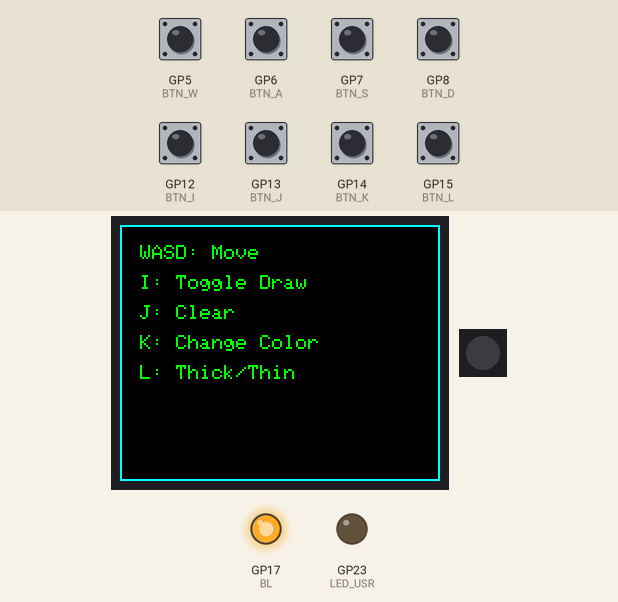
Simulated run of this program. Board: Raspberry Pi Pico. On the bench: 160×128 colour display, 1 RGB LEDs in strip order, left to right, output pins drawn as LEDs (lit = HIGH). Inputs (shaded band) come from the test bench; at power-on: GP5 (BTN_W), GP6 (BTN_A), GP7 (BTN_S), GP8 (BTN_D), GP12 (BTN_I), GP13 (BTN_J), GP14 (BTN_K), GP15 (BTN_L) HIGH. Dim RGB values are drawn brighter than linear; what the program prints to the serial monitor is not drawn.

Above: at 0.2 s.
At 3.4 s:
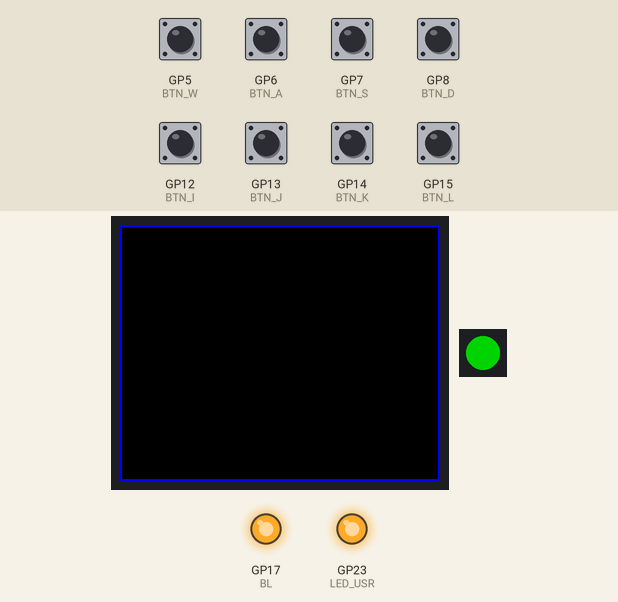
3.5 s: GP5 (BTN_W) pulled LOW for 0.15 s
5.1 s: GP12 (BTN_I) pulled LOW for 0.15 s
At 6.3 s:
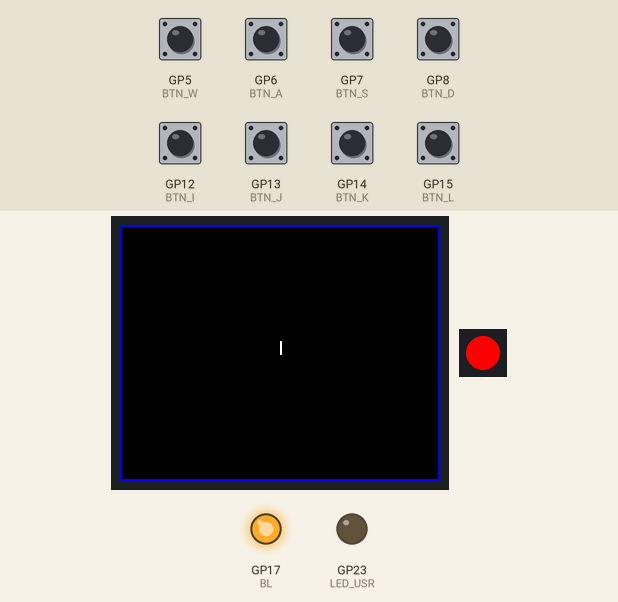
6.7 s: GP6 (BTN_A) pulled LOW for 1 s
9.2 s: GP13 (BTN_J) pulled LOW for 0.15 s
10.8 s: GP14 (BTN_K) pulled LOW for 0.15 s
12.4 s: GP15 (BTN_L) pulled LOW for 0.15 s
Timing chart, 0 to 15.0 s (numbered marks = the images above; inputs shaded):
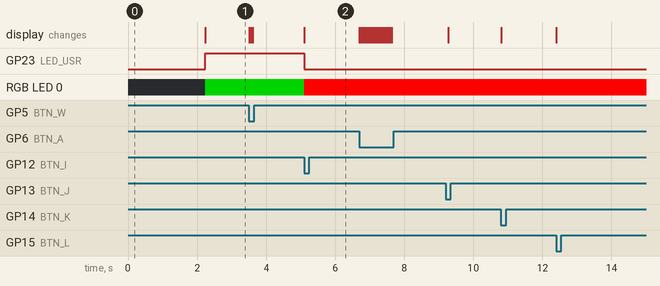

The program:

main.cpp
```cpp
/**
 * Etch-a-Sketch for Orpheus Pico with Screen Buffer
 */

#include <Adafruit_GFX.h>    // Core graphics library
#include <Adafruit_ST7735.h> // Hardware-specific library for ST7735
#include <Arduino.h>
#include <FastLED.h>

#define RST 26
#define TFT_CS 20
#define DC 22
#define MOSI 19
#define SCK 18
#define BL 17

#define BTN_W p5
#define BTN_A p6
#define BTN_S p7
#define BTN_D p8
#define BTN_I p12
#define BTN_J p13
#define BTN_K p14
#define BTN_L p15

#define BTN_USR p25
#define LED_USR p23
#define LED_PIXEL p24

// Drawing settings
#define BG_COLOR ST7735_BLACK
#define CURSOR_COLOR ST7735_RED
#define MOVE_SPEED 2 // Pixels to move per button press
#define NUM_COLORS 8
#define SCREEN_WIDTH 160
#define SCREEN_HEIGHT 128
#define CURSOR_SIZE 2 // 2x2 cursor

Adafruit_ST7735 tft = Adafruit_ST7735(TFT_CS, DC, MOSI, SCK, RST);
CRGB pixel[1];

// Screen buffer - stores what we've drawn
uint16_t screenBuffer[SCREEN_HEIGHT][SCREEN_WIDTH];

// Color arrays
uint16_t drawColors[] = {ST7735_WHITE,  ST7735_RED,   ST7735_GREEN,
                         ST7735_BLUE,   ST7735_CYAN,  ST7735_MAGENTA,
                         ST7735_YELLOW, ST7735_ORANGE};

const char *colorNames[] = {"WHITE", "RED",     "GREEN",  "BLUE",
                            "CYAN",  "MAGENTA", "YELLOW", "ORANGE"};

int currentColorIndex = 0;

// Cursor position
int cursorX = 80;
int cursorY = 64;

// Old cursor location
int oldX = 80;
int oldY = 64;

// Drawing state
bool isDrawing = true; // Start in drawing mode
bool bigDot = false;   // false = thin line, true = thick line

// Button debouncing
unsigned long lastMoveTime = 0;
unsigned long moveDelay = 50; // ms between moves

// Screen bounds (adjusted for rotation 3: landscape)
const int MIN_X = 2;
const int MAX_X = 158;
const int MIN_Y = 2;
const int MAX_Y = 126;

// Function declarations
void updateLEDStatus();
bool buttonPressed(PinName pin);
void drawToBuffer(int x, int y, uint16_t color);
void drawLineToBuffer(int x0, int y0, int x1, int y1, uint16_t color);
void clearBuffer();
void refreshScreen();
void drawCursor();
void eraseCursor();

void setup(void) {
  Serial.begin(9600);
  Serial.println(F("Etch-a-Sketch Starting!"));

  // Setup backlight
  pinMode(BL, OUTPUT);
  digitalWrite(BL, HIGH);

  // Setup buttons
  pinMode(BTN_W, INPUT_PULLUP);
  pinMode(BTN_A, INPUT_PULLUP);
  pinMode(BTN_S, INPUT_PULLUP);
  pinMode(BTN_D, INPUT_PULLUP);
  pinMode(BTN_I, INPUT_PULLUP);
  pinMode(BTN_J, INPUT_PULLUP);
  pinMode(BTN_K, INPUT_PULLUP);
  pinMode(BTN_L, INPUT_PULLUP);
  pinMode(BTN_USR, INPUT_PULLDOWN);

  pinMode(LED_USR, OUTPUT);

  // Setup RGB LED
  FastLED.addLeds<NEOPIXEL, LED_PIXEL>(pixel, 1);

  // Initialize display
  tft.initR(INITR_BLACKTAB);
  tft.setRotation(3); // Landscape mode

  // Clear screen and draw border
  tft.fillScreen(BG_COLOR);
  tft.drawRect(0, 0, 160, 128, ST7735_CYAN);

  // Show initial instructions briefly
  tft.setTextColor(ST7735_GREEN);
  tft.setTextSize(1);
  tft.setCursor(10, 10);
  tft.print("WASD: Move");
  tft.setCursor(10, 25);
  tft.print("I: Toggle Draw");
  tft.setCursor(10, 40);
  tft.print("J: Clear");
  tft.setCursor(10, 55);
  tft.print("K: Change Color");
  tft.setCursor(10, 70);
  tft.print("L: Thick/Thin");

  delay(2000);

  // Initialize buffer and screen
  clearBuffer();
  refreshScreen();

  // Set LED to show drawing mode
  updateLEDStatus();

  Serial.println(F("Ready to draw!"));
}

void clearBuffer() {
  // Fill buffer with background color
  for (int y = 0; y < SCREEN_HEIGHT; y++) {
    for (int x = 0; x < SCREEN_WIDTH; x++) {
      // Draw border in buffer
      if (x == 0 || x == SCREEN_WIDTH - 1 || y == 0 || y == SCREEN_HEIGHT - 1) {
        screenBuffer[y][x] = ST7735_BLUE;
      } else {
        screenBuffer[y][x] = BG_COLOR;
      }
    }
  }
}

void drawToBuffer(int x, int y, uint16_t color) {
  // Draw pixel to buffer (bounds check)
  if (x >= 0 && x < SCREEN_WIDTH && y >= 0 && y < SCREEN_HEIGHT) {
    screenBuffer[y][x] = color;
  }
}

void drawLineToBuffer(int x0, int y0, int x1, int y1, uint16_t color) {
  // Bresenham's line algorithm
  int dx = abs(x1 - x0);
  int dy = abs(y1 - y0);
  int sx = (x0 < x1) ? 1 : -1;
  int sy = (y0 < y1) ? 1 : -1;
  int err = dx - dy;

  while (true) {
    drawToBuffer(x0, y0, color);

    if (x0 == x1 && y0 == y1)
      break;

    int e2 = 2 * err;
    if (e2 > -dy) {
      err -= dy;
      x0 += sx;
    }
    if (e2 < dx) {
      err += dx;
      y0 += sy;
    }
  }
}

void refreshScreen() {
  // Draw entire buffer to screen using fast bulk transfer
  // Faster as it's one transaction compared to the prev one transaction per
  // pixel
  tft.startWrite();                                     // Begin SPI transaction
  tft.setAddrWindow(0, 0, SCREEN_WIDTH, SCREEN_HEIGHT); // Set drawing area

  // Send all pixels at once
  for (int y = 0; y < SCREEN_HEIGHT; y++) {
    for (int x = 0; x < SCREEN_WIDTH; x++) {
      tft.pushColor(screenBuffer[y][x]);
    }
  }

  tft.endWrite(); // End SPI transaction
}
void drawCursor() {
  // Draw cursor on screen (not in buffer)
  if (bigDot) {
    for (int dy = 0; dy < CURSOR_SIZE; dy++) {
      for (int dx = 0; dx < CURSOR_SIZE; dx++) {
        int x = cursorX + CURSOR_SIZE / 2 - dx;
        int y = cursorY + CURSOR_SIZE / 2 - dy;
        if (x >= 0 && x < SCREEN_WIDTH && y >= 0 && y < SCREEN_HEIGHT) {
          tft.drawPixel(x, y, drawColors[currentColorIndex]);
        }
      }
    }
  } else {
    tft.drawPixel(cursorX, cursorY, drawColors[currentColorIndex]);
  }
}

void eraseCursor() {
  // Restore cursor area from buffer
  if (bigDot) {
    for (int dy = 0; dy < CURSOR_SIZE; dy++) {
      for (int dx = 0; dx < CURSOR_SIZE; dx++) {
        int x = oldX + CURSOR_SIZE / 2 - dx;
        int y = oldY + CURSOR_SIZE / 2 - dy;
        if (x >= 0 && x < SCREEN_WIDTH && y >= 0 && y < SCREEN_HEIGHT) {
          tft.drawPixel(x, y, screenBuffer[y][x]);
        }
      }
    }
  } else {
    tft.drawPixel(oldX, oldY, screenBuffer[oldY][oldX]);
  }
}

void updateLEDStatus() {
  if (isDrawing) {
    pixel[0] = CRGB::Green;
    digitalWrite(LED_USR, HIGH);
  } else {
    pixel[0] = CRGB::Red;
    digitalWrite(LED_USR, LOW);
  }
  FastLED.show();
}

bool buttonPressed(PinName pin) {
  // Most buttons are pull-up (LOW when pressed)
  if (pin == BTN_USR) {
    return digitalRead(pin) == HIGH;
  }
  return digitalRead(pin) == LOW;
}

void loop() {
  unsigned long currentTime = millis();
  bool moved = false;

  // Handle movement (with debouncing)
  if (currentTime - lastMoveTime > moveDelay) {
    if (buttonPressed(BTN_W)) { // Up
      cursorY -= MOVE_SPEED;
      moved = true;
    }
    if (buttonPressed(BTN_S)) { // Down
      cursorY += MOVE_SPEED;
      moved = true;
    }
    if (buttonPressed(BTN_A)) { // Left
      cursorX -= MOVE_SPEED;
      moved = true;
    }
    if (buttonPressed(BTN_D)) { // Right
      cursorX += MOVE_SPEED;
      moved = true;
    }

    // Constrain to screen bounds
    cursorX = constrain(cursorX, MIN_X, MAX_X);
    cursorY = constrain(cursorY, MIN_Y, MAX_Y);

    if (moved) {
      lastMoveTime = currentTime;

      if (isDrawing) {
        // Draw line to buffer
        drawLineToBuffer(oldX, oldY, cursorX, cursorY,
                         drawColors[currentColorIndex]);

        if (bigDot) {
          // Draw thick line
          drawLineToBuffer(oldX + 1, oldY, cursorX + 1, cursorY,
                           drawColors[currentColorIndex]);
          drawLineToBuffer(oldX, oldY + 1, cursorX, cursorY + 1,
                           drawColors[currentColorIndex]);
          drawLineToBuffer(oldX + 1, oldY + 1, cursorX + 1, cursorY + 1,
                           drawColors[currentColorIndex]);
        }

        // Draw the line to screen
        tft.drawLine(oldX, oldY, cursorX, cursorY,
                     drawColors[currentColorIndex]);
        if (bigDot) {
          tft.drawLine(oldX + 1, oldY, cursorX + 1, cursorY,
                       drawColors[currentColorIndex]);
          tft.drawLine(oldX, oldY + 1, cursorX, cursorY + 1,
                       drawColors[currentColorIndex]);
          tft.drawLine(oldX + 1, oldY + 1, cursorX + 1, cursorY + 1,
                       drawColors[currentColorIndex]);
        }
      } else {
        // Not drawing - erase old cursor and draw new one
        eraseCursor();
        oldX = cursorX;
        oldY = cursorY;
        drawCursor();
      }

      // Update old position for next line segment
      if (isDrawing) {
        oldX = cursorX;
        oldY = cursorY;
      }
    }
  }

  // Handle toggle drawing mode (I button)
  static bool lastIState = false;
  bool currentIState = buttonPressed(BTN_I);
  if (currentIState && !lastIState) {
    isDrawing = !isDrawing;
    updateLEDStatus();

    if (isDrawing) {
      eraseCursor(); // Remove cursor when starting to draw
    } else {
      drawCursor(); // Show cursor when stopping drawing
    }

    Serial.println(isDrawing ? "Drawing ON" : "Drawing OFF");
  }
  lastIState = currentIState;

  // Handle clear screen (J button)
  static bool lastJState = false;
  bool currentJState = buttonPressed(BTN_J);
  if (currentJState && !lastJState) {
    clearBuffer();
    refreshScreen();

    if (!isDrawing) {
      drawCursor(); // Redraw cursor after clear if not drawing
    }

    Serial.println("Screen cleared!");
  }
  lastJState = currentJState;

  // Handle color change (K button)
  static bool lastKState = false;
  bool currentKState = buttonPressed(BTN_K);
  if (currentKState && !lastKState) {
    currentColorIndex = (currentColorIndex + 1) % NUM_COLORS;
    Serial.print("Color: ");
    Serial.println(colorNames[currentColorIndex]);
  }
  lastKState = currentKState;

  // Handle thick/thin toggle (L button)
  static bool lastLState = false;
  bool currentLState = buttonPressed(BTN_L);
  if (currentLState && !lastLState) {
    if (!isDrawing)
      eraseCursor();
    bigDot = !bigDot;
    drawCursor();
    Serial.println(bigDot ? "Thick line" : "Thin line");
  }
  lastLState = currentLState;

  if (!isDrawing) {
    drawCursor(); // For Color/Size Changes
  }

  // Small delay to prevent excessive loop speed
  delay(10);
}
```

Measured:
- after the input at 5.1 s, GP23 (LED_USR): HIGH → LOW at once; RGB LED 0: RGB(0, 128, 0) → RGB(255, 0, 0) at once
